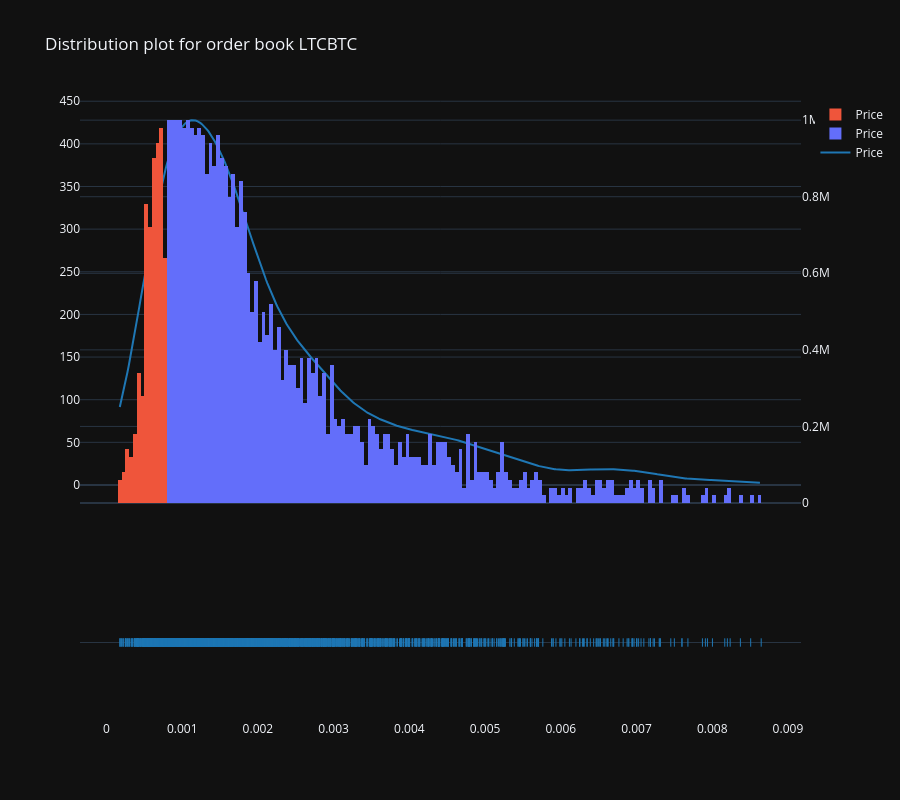

Here is the notebook cell this chart was saved with:
### Code cell
sym.get_orderbook()
sym.plot_orderbook_density()

### Figure 1 — Plotly figure (JSON) as saved in the notebook; plotly's stock layout.template omitted (floating-point values rounded to 4 significant figures; data arrays with more than 128 entries replaced by an {"elided": "..."} marker saying what was removed)
{"data": [{"legendgroup": "Price", "marker": {"color": "rgb(31, 119, 180)"}, "mode": "lines", "name": "Price", "showlegend": true, "x": {"elided": "500 float values"}, "xaxis": "x", "y": {"elided": "500 float values"}, "yaxis": "y", "type": "scatter"}, {"legendgroup": "Price", "marker": {"color": "rgb(31, 119, 180)", "symbol": "line-ns-open"}, "mode": "markers", "name": "Price", "showlegend": false, "x": {"elided": "2157 float values"}, "xaxis": "x", "y": {"elided": "2157 str values"}, "yaxis": "y2", "type": "scatter"}, {"bingroup": "x", "histnorm": "density", "hovertemplate": "Side=ask<br>Price=%{x}<br>density=%{y}<extra></extra>", "legendgroup": "ask", "marker": {"color": "#636efa", "pattern": {"shape": ""}}, "name": "Price", "nbinsx": 300, "orientation": "v", "showlegend": true, "x": {"elided": "1849 float values"}, "xaxis": "x", "yaxis": "y3", "type": "histogram"}, {"bingroup": "x", "histnorm": "density", "hovertemplate": "Side=bid<br>Price=%{x}<br>density=%{y}<extra></extra>", "legendgroup": "bid", "marker": {"color": "#EF553B", "pattern": {"shape": ""}}, "name": "Price", "nbinsx": 300, "orientation": "v", "showlegend": true, "x": {"elided": "308 float values"}, "xaxis": "x", "yaxis": "y3", "type": "histogram"}], "layout": {"barmode": "overlay", "hovermode": "closest", "legend": {"traceorder": "reversed"}, "xaxis": {"anchor": "y2", "domain": [0, 1], "zeroline": false}, "yaxis": {"anchor": "free", "domain": [0.35, 1], "position": 0}, "yaxis2": {"anchor": "x", "domain": [0, 0.25], "dtick": 1, "showticklabels": false}, "yaxis3": {"overlaying": "y", "side": "right"}, "height": 800, "title": {"text": "Distribution plot for order book LTCBTC"}, "showlegend": true}}
